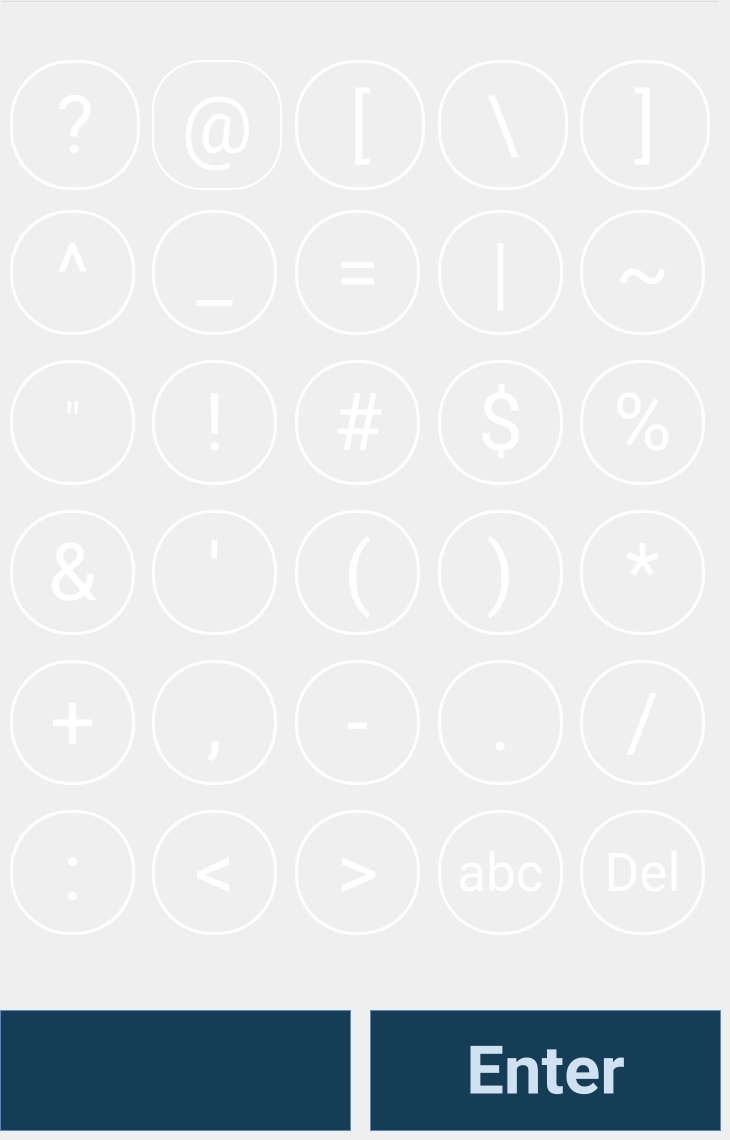
   <widget class="QWidget" name="pageSymbols">
    <property name="font">
     <font>
      <family>Roboto</family>
     </font>
    </property>
    <widget class="QPushButton" name="buttonSymbolsDeleteLastChar">
     <property name="geometry">
      <rect>
       <x>580</x>
       <y>810</y>
       <width>125</width>
       <height>125</height>
      </rect>
     </property>
     <property name="sizePolicy">
      <sizepolicy hsizetype="Fixed" vsizetype="Fixed">
       <horstretch>0</horstretch>
       <verstretch>0</verstretch>
      </sizepolicy>
     </property>
     <property name="font">
      <font>
       <family>Roboto</family>
       <pointsize>40</pointsize>
      </font>
     </property>
     <property name="styleSheet">
      <string notr="true">border: 3px solid rgb(255, 255, 255);
border-radius: 60%;
background-color: rgb(255, 255, 255,0);
color: rgb(255, 255, 255)</string>
     </property>
     <property name="text">
      <string>Del</string>
     </property>
     <property name="iconSize">
      <size>
       <width>16</width>
       <height>16</height>
      </size>
     </property>
    </widget>
    <widget class="QPushButton" name="buttonPeriod">
     <property name="geometry">
      <rect>
       <x>438</x>
       <y>660</y>
       <width>125</width>
       <height>125</height>
      </rect>
     </property>
     <property name="sizePolicy">
      <sizepolicy hsizetype="Fixed" vsizetype="Fixed">
       <horstretch>0</horstretch>
       <verstretch>0</verstretch>
      </sizepolicy>
     </property>
     <property name="font">
      <font>
       <family>Roboto</family>
       <pointsize>60</pointsize>
      </font>
     </property>
     <property name="styleSheet">
      <string notr="true">border: 3px solid rgb(255, 255, 255);
border-radius: 60%;
background-color: rgb(255, 255, 255,0);
color: rgb(255, 255, 255)</string>
     </property>
     <property name="text">
      <string>.</string>
     </property>
     <property name="iconSize">
      <size>
       <width>16</width>
       <height>16</height>
      </size>
     </property>
    </widget>
    <widget class="QPushButton" name="buttonAndSign">
     <property name="geometry">
      <rect>
       <x>10</x>
       <y>510</y>
       <width>125</width>
       <height>125</height>
      </rect>
     </property>
     <property name="sizePolicy">
      <sizepolicy hsizetype="Fixed" vsizetype="Fixed">
       <horstretch>0</horstretch>
       <verstretch>0</verstretch>
      </sizepolicy>
     </property>
     <property name="font">
      <font>
       <family>Roboto</family>
       <pointsize>60</pointsize>
      </font>
     </property>
     <property name="styleSheet">
      <string notr="true">border: 3px solid rgb(255, 255, 255);
border-radius: 60%;
background-color: rgb(255, 255, 255,0);
color: rgb(255, 255, 255)</string>
     </property>
     <property name="text">
      <string>&amp;&amp;</string>
     </property>
     <property name="iconSize">
      <size>
       <width>16</width>
       <height>16</height>
      </size>
     </property>
    </widget>
    <widget class="QPushButton" name="buttonLeftSquareBracket">
     <property name="geometry">
      <rect>
       <x>295</x>
       <y>60</y>
       <width>130</width>
       <height>130</height>
      </rect>
     </property>
     <property name="sizePolicy">
      <sizepolicy hsizetype="Fixed" vsizetype="Fixed">
       <horstretch>0</horstretch>
       <verstretch>0</verstretch>
      </sizepolicy>
     </property>
     <property name="font">
      <font>
       <family>Roboto</family>
       <pointsize>60</pointsize>
      </font>
     </property>
     <property name="styleSheet">
      <string notr="true">border: 3px solid rgb(255, 255, 255);
border-radius: 60%;
background-color: rgb(255, 255, 255,0);
color: rgb(255, 255, 255)</string>
     </property>
     <property name="text">
      <string>[</string>
     </property>
     <property name="iconSize">
      <size>
       <width>16</width>
       <height>16</height>
      </size>
     </property>
    </widget>
    <widget class="QPushButton" name="buttonComma">
     <property name="geometry">
      <rect>
       <x>152</x>
       <y>660</y>
       <width>125</width>
       <height>125</height>
      </rect>
     </property>
     <property name="sizePolicy">
      <sizepolicy hsizetype="Fixed" vsizetype="Fixed">
       <horstretch>0</horstretch>
       <verstretch>0</verstretch>
      </sizepolicy>
     </property>
     <property name="font">
      <font>
       <family>Roboto</family>
       <pointsize>60</pointsize>
      </font>
     </property>
     <property name="styleSheet">
      <string notr="true">border: 3px solid rgb(255, 255, 255);
border-radius: 60%;
background-color: rgb(255, 255, 255,0);
color: rgb(255, 255, 255)</string>
     </property>
     <property name="text">
      <string>,</string>
     </property>
     <property name="iconSize">
      <size>
       <width>16</width>
       <height>16</height>
      </size>
     </property>
    </widget>
    <widget class="QPushButton" name="buttonPipe">
     <property name="geometry">
      <rect>
       <x>438</x>
       <y>210</y>
       <width>125</width>
       <height>125</height>
      </rect>
     </property>
     <property name="sizePolicy">
      <sizepolicy hsizetype="Fixed" vsizetype="Fixed">
       <horstretch>0</horstretch>
       <verstretch>0</verstretch>
      </sizepolicy>
     </property>
     <property name="font">
      <font>
       <family>Roboto</family>
       <pointsize>60</pointsize>
      </font>
     </property>
     <property name="styleSheet">
      <string notr="true">border: 3px solid rgb(255, 255, 255);
border-radius: 60%;
background-color: rgb(255, 255, 255,0);
color: rgb(255, 255, 255)</string>
     </property>
     <property name="text">
      <string>|</string>
     </property>
     <property name="iconSize">
      <size>
       <width>16</width>
       <height>16</height>
      </size>
     </property>
    </widget>
    <widget class="QPushButton" name="buttonAsterix">
     <property name="geometry">
      <rect>
       <x>580</x>
       <y>510</y>
       <width>125</width>
       <height>125</height>
      </rect>
     </property>
     <property name="sizePolicy">
      <sizepolicy hsizetype="Fixed" vsizetype="Fixed">
       <horstretch>0</horstretch>
       <verstretch>0</verstretch>
      </sizepolicy>
     </property>
     <property name="font">
      <font>
       <family>Roboto</family>
       <pointsize>60</pointsize>
      </font>
     </property>
     <property name="styleSheet">
      <string notr="true">border: 3px solid rgb(255, 255, 255);
border-radius: 60%;
background-color: rgb(255, 255, 255,0);
color: rgb(255, 255, 255)</string>
     </property>
     <property name="text">
      <string>*</string>
     </property>
     <property name="iconSize">
      <size>
       <width>16</width>
       <height>16</height>
      </size>
     </property>
    </widget>
    <widget class="QPushButton" name="buttonRightParenBracket">
     <property name="geometry">
      <rect>
       <x>438</x>
       <y>510</y>
       <width>125</width>
       <height>125</height>
      </rect>
     </property>
     <property name="sizePolicy">
      <sizepolicy hsizetype="Fixed" vsizetype="Fixed">
       <horstretch>0</horstretch>
       <verstretch>0</verstretch>
      </sizepolicy>
     </property>
     <property name="font">
      <font>
       <family>Roboto</family>
       <pointsize>60</pointsize>
      </font>
     </property>
     <property name="styleSheet">
      <string notr="true">border: 3px solid rgb(255, 255, 255);
border-radius: 60%;
background-color: rgb(255, 255, 255,0);
color: rgb(255, 255, 255)</string>
     </property>
     <property name="text">
      <string>)</string>
     </property>
     <property name="iconSize">
      <size>
       <width>16</width>
       <height>16</height>
      </size>
     </property>
    </widget>
    <widget class="QPushButton" name="buttonExclamationMark">
     <property name="geometry">
      <rect>
       <x>152</x>
       <y>360</y>
       <width>125</width>
       <height>125</height>
      </rect>
     </property>
     <property name="sizePolicy">
      <sizepolicy hsizetype="Fixed" vsizetype="Fixed">
       <horstretch>0</horstretch>
       <verstretch>0</verstretch>
      </sizepolicy>
     </property>
     <property name="font">
      <font>
       <family>Roboto</family>
       <pointsize>60</pointsize>
      </font>
     </property>
     <property name="styleSheet">
      <string notr="true">border: 3px solid rgb(255, 255, 255);
border-radius: 60%;
background-color: rgb(255, 255, 255,0);
color: rgb(255, 255, 255)</string>
     </property>
     <property name="text">
      <string>!</string>
     </property>
     <property name="iconSize">
      <size>
       <width>16</width>
       <height>16</height>
      </size>
     </property>
    </widget>
    <widget class="QPushButton" name="buttonUnderscore">
     <property name="geometry">
      <rect>
       <x>152</x>
       <y>210</y>
       <width>125</width>
       <height>125</height>
      </rect>
     </property>
     <property name="sizePolicy">
      <sizepolicy hsizetype="Fixed" vsizetype="Fixed">
       <horstretch>0</horstretch>
       <verstretch>0</verstretch>
      </sizepolicy>
     </property>
     <property name="font">
      <font>
       <family>Roboto</family>
       <pointsize>60</pointsize>
      </font>
     </property>
     <property name="styleSheet">
      <string notr="true">border: 3px solid rgb(255, 255, 255);
border-radius: 60%;
background-color: rgb(255, 255, 255,0);
color: rgb(255, 255, 255)</string>
     </property>
     <property name="text">
      <string>_</string>
     </property>
     <property name="iconSize">
      <size>
       <width>16</width>
       <height>16</height>
      </size>
     </property>
    </widget>
    <widget class="QPushButton" name="buttonQuestionMark">
     <property name="geometry">
      <rect>
       <x>10</x>
       <y>60</y>
       <width>130</width>
       <height>130</height>
      </rect>
     </property>
     <property name="sizePolicy">
      <sizepolicy hsizetype="Fixed" vsizetype="Fixed">
       <horstretch>0</horstretch>
       <verstretch>0</verstretch>
      </sizepolicy>
     </property>
     <property name="font">
      <font>
       <family>Roboto</family>
       <pointsize>60</pointsize>
      </font>
     </property>
     <property name="styleSheet">
      <string notr="true">border: 3px solid rgb(255, 255, 255);
border-radius: 60%;
background-color: rgb(255, 255, 255,0);
color: rgb(255, 255, 255)</string>
     </property>
     <property name="text">
      <string>?</string>
     </property>
     <property name="iconSize">
      <size>
       <width>16</width>
       <height>16</height>
      </size>
     </property>
    </widget>
    <widget class="QPushButton" name="buttonApostrophe">
     <property name="geometry">
      <rect>
       <x>152</x>
       <y>510</y>
       <width>125</width>
       <height>125</height>
      </rect>
     </property>
     <property name="sizePolicy">
      <sizepolicy hsizetype="Fixed" vsizetype="Fixed">
       <horstretch>0</horstretch>
       <verstretch>0</verstretch>
      </sizepolicy>
     </property>
     <property name="font">
      <font>
       <family>Roboto</family>
       <pointsize>60</pointsize>
      </font>
     </property>
     <property name="styleSheet">
      <string notr="true">border: 3px solid rgb(255, 255, 255);
border-radius: 60%;
background-color: rgb(255, 255, 255,0);
color: rgb(255, 255, 255)</string>
     </property>
     <property name="text">
      <string>'</string>
     </property>
     <property name="iconSize">
      <size>
       <width>16</width>
       <height>16</height>
      </size>
     </property>
    </widget>
    <widget class="QPushButton" name="buttonTide">
     <property name="geometry">
      <rect>
       <x>580</x>
       <y>210</y>
       <width>125</width>
       <height>125</height>
      </rect>
     </property>
     <property name="sizePolicy">
      <sizepolicy hsizetype="Fixed" vsizetype="Fixed">
       <horstretch>0</horstretch>
       <verstretch>0</verstretch>
      </sizepolicy>
     </property>
     <property name="font">
      <font>
       <family>Roboto</family>
       <pointsize>60</pointsize>
      </font>
     </property>
     <property name="styleSheet">
      <string notr="true">border: 3px solid rgb(255, 255, 255);
border-radius: 60%;
background-color: rgb(255, 255, 255,0);
color: rgb(255, 255, 255)</string>
     </property>
     <property name="text">
      <string>~</string>
     </property>
     <property name="iconSize">
      <size>
       <width>16</width>
       <height>16</height>
      </size>
     </property>
    </widget>
    <widget class="QPushButton" name="buttonColon">
     <property name="geometry">
      <rect>
       <x>10</x>
       <y>810</y>
       <width>125</width>
       <height>125</height>
      </rect>
     </property>
     <property name="sizePolicy">
      <sizepolicy hsizetype="Fixed" vsizetype="Fixed">
       <horstretch>0</horstretch>
       <verstretch>0</verstretch>
      </sizepolicy>
     </property>
     <property name="font">
      <font>
       <family>Roboto</family>
       <pointsize>60</pointsize>
      </font>
     </property>
     <property name="styleSheet">
      <string notr="true">border: 3px solid rgb(255, 255, 255);
border-radius: 60%;
background-color: rgb(255, 255, 255,0);
color: rgb(255, 255, 255)</string>
     </property>
     <property name="text">
      <string>:</string>
     </property>
     <property name="iconSize">
      <size>
       <width>16</width>
       <height>16</height>
      </size>
     </property>
    </widget>
    <widget class="QPushButton" name="buttonEqual">
     <property name="geometry">
      <rect>
       <x>295</x>
       <y>210</y>
       <width>125</width>
       <height>125</height>
      </rect>
     </property>
     <property name="sizePolicy">
      <sizepolicy hsizetype="Fixed" vsizetype="Fixed">
       <horstretch>0</horstretch>
       <verstretch>0</verstretch>
      </sizepolicy>
     </property>
     <property name="font">
      <font>
       <family>Roboto</family>
       <pointsize>60</pointsize>
      </font>
     </property>
     <property name="styleSheet">
      <string notr="true">border: 3px solid rgb(255, 255, 255);
border-radius: 60%;
background-color: rgb(255, 255, 255,0);
color: rgb(255, 255, 255)</string>
     </property>
     <property name="text">
      <string>=</string>
     </property>
     <property name="iconSize">
      <size>
       <width>16</width>
       <height>16</height>
      </size>
     </property>
    </widget>
    <widget class="QPushButton" name="buttonLeftParenBracket">
     <property name="geometry">
      <rect>
       <x>295</x>
       <y>510</y>
       <width>125</width>
       <height>125</height>
      </rect>
     </property>
     <property name="sizePolicy">
      <sizepolicy hsizetype="Fixed" vsizetype="Fixed">
       <horstretch>0</horstretch>
       <verstretch>0</verstretch>
      </sizepolicy>
     </property>
     <property name="font">
      <font>
       <family>Roboto</family>
       <pointsize>60</pointsize>
      </font>
     </property>
     <property name="styleSheet">
      <string notr="true">border: 3px solid rgb(255, 255, 255);
border-radius: 60%;
background-color: rgb(255, 255, 255,0);
color: rgb(255, 255, 255)</string>
     </property>
     <property name="text">
      <string>(</string>
     </property>
     <property name="iconSize">
      <size>
       <width>16</width>
       <height>16</height>
      </size>
     </property>
    </widget>
    <widget class="QPushButton" name="buttonLessThan">
     <property name="geometry">
      <rect>
       <x>152</x>
       <y>810</y>
       <width>125</width>
       <height>125</height>
      </rect>
     </property>
     <property name="sizePolicy">
      <sizepolicy hsizetype="Fixed" vsizetype="Fixed">
       <horstretch>0</horstretch>
       <verstretch>0</verstretch>
      </sizepolicy>
     </property>
     <property name="font">
      <font>
       <family>Roboto</family>
       <pointsize>60</pointsize>
      </font>
     </property>
     <property name="styleSheet">
      <string notr="true">border: 3px solid rgb(255, 255, 255);
border-radius: 60%;
background-color: rgb(255, 255, 255,0);
color: rgb(255, 255, 255)</string>
     </property>
     <property name="text">
      <string>&lt;</string>
     </property>
     <property name="iconSize">
      <size>
       <width>16</width>
       <height>16</height>
      </size>
     </property>
    </widget>
    <widget class="QPushButton" name="buttonDoubleQuote">
     <property name="geometry">
      <rect>
       <x>10</x>
       <y>360</y>
       <width>125</width>
       <height>125</height>
      </rect>
     </property>
     <property name="sizePolicy">
      <sizepolicy hsizetype="Fixed" vsizetype="Fixed">
       <horstretch>0</horstretch>
       <verstretch>0</verstretch>
      </sizepolicy>
     </property>
     <property name="font">
      <font>
       <family>Roboto</family>
       <pointsize>40</pointsize>
      </font>
     </property>
     <property name="styleSheet">
      <string notr="true">border: 3px solid rgb(255, 255, 255);
border-radius: 60%;
background-color: rgb(255, 255, 255,0);
color: rgb(255, 255, 255)</string>
     </property>
     <property name="text">
      <string>&quot;</string>
     </property>
     <property name="iconSize">
      <size>
       <width>16</width>
       <height>16</height>
      </size>
     </property>
    </widget>
    <widget class="QPushButton" name="buttonForwardSlash">
     <property name="geometry">
      <rect>
       <x>580</x>
       <y>660</y>
       <width>125</width>
       <height>125</height>
      </rect>
     </property>
     <property name="sizePolicy">
      <sizepolicy hsizetype="Fixed" vsizetype="Fixed">
       <horstretch>0</horstretch>
       <verstretch>0</verstretch>
      </sizepolicy>
     </property>
     <property name="font">
      <font>
       <family>Roboto</family>
       <pointsize>60</pointsize>
      </font>
     </property>
     <property name="styleSheet">
      <string notr="true">border: 3px solid rgb(255, 255, 255);
border-radius: 60%;
background-color: rgb(255, 255, 255,0);
color: rgb(255, 255, 255)</string>
     </property>
     <property name="text">
      <string>/</string>
     </property>
     <property name="iconSize">
      <size>
       <width>16</width>
       <height>16</height>
      </size>
     </property>
    </widget>
    <widget class="QPushButton" name="buttonGreaterThan">
     <property name="geometry">
      <rect>
       <x>295</x>
       <y>810</y>
       <width>125</width>
       <height>125</height>
      </rect>
     </property>
     <property name="sizePolicy">
      <sizepolicy hsizetype="Fixed" vsizetype="Fixed">
       <horstretch>0</horstretch>
       <verstretch>0</verstretch>
      </sizepolicy>
     </property>
     <property name="font">
      <font>
       <family>Roboto</family>
       <pointsize>60</pointsize>
      </font>
     </property>
     <property name="styleSheet">
      <string notr="true">border: 3px solid rgb(255, 255, 255);
border-radius: 60%;
background-color: rgb(255, 255, 255,0);
color: rgb(255, 255, 255)</string>
     </property>
     <property name="text">
      <string>&gt;</string>
     </property>
     <property name="iconSize">
      <size>
       <width>16</width>
       <height>16</height>
      </size>
     </property>
    </widget>
    <widget class="QPushButton" name="buttonHyphen">
     <property name="geometry">
      <rect>
       <x>295</x>
       <y>660</y>
       <width>125</width>
       <height>125</height>
      </rect>
     </property>
     <property name="sizePolicy">
      <sizepolicy hsizetype="Fixed" vsizetype="Fixed">
       <horstretch>0</horstretch>
       <verstretch>0</verstretch>
      </sizepolicy>
     </property>
     <property name="font">
      <font>
       <family>Roboto</family>
       <pointsize>60</pointsize>
      </font>
     </property>
     <property name="styleSheet">
      <string notr="true">border: 3px solid rgb(255, 255, 255);
border-radius: 60%;
background-color: rgb(255, 255, 255,0);
color: rgb(255, 255, 255)</string>
     </property>
     <property name="text">
      <string>-</string>
     </property>
     <property name="iconSize">
      <size>
       <width>16</width>
       <height>16</height>
      </size>
     </property>
    </widget>
    <widget class="QPushButton" name="buttonRightSquareBracket">
     <property name="geometry">
      <rect>
       <x>580</x>
       <y>60</y>
       <width>130</width>
       <height>130</height>
      </rect>
     </property>
     <property name="sizePolicy">
      <sizepolicy hsizetype="Fixed" vsizetype="Fixed">
       <horstretch>0</horstretch>
       <verstretch>0</verstretch>
      </sizepolicy>
     </property>
     <property name="font">
      <font>
       <family>Roboto</family>
       <pointsize>60</pointsize>
      </font>
     </property>
     <property name="styleSheet">
      <string notr="true">border: 3px solid rgb(255, 255, 255);
border-radius: 60%;
background-color: rgb(255, 255, 255,0);
color: rgb(255, 255, 255)</string>
     </property>
     <property name="text">
      <string>]</string>
     </property>
     <property name="iconSize">
      <size>
       <width>16</width>
       <height>16</height>
      </size>
     </property>
    </widget>
    <widget class="QPushButton" name="buttonCaret">
     <property name="geometry">
      <rect>
       <x>10</x>
       <y>210</y>
       <width>125</width>
       <height>125</height>
      </rect>
     </property>
     <property name="sizePolicy">
      <sizepolicy hsizetype="Fixed" vsizetype="Fixed">
       <horstretch>0</horstretch>
       <verstretch>0</verstretch>
      </sizepolicy>
     </property>
     <property name="font">
      <font>
       <family>Roboto</family>
       <pointsize>60</pointsize>
      </font>
     </property>
     <property name="styleSheet">
      <string notr="true">border: 3px solid rgb(255, 255, 255);
border-radius: 60%;
background-color: rgb(255, 255, 255,0);
color: rgb(255, 255, 255)</string>
     </property>
     <property name="text">
      <string>^</string>
     </property>
     <property name="iconSize">
      <size>
       <width>16</width>
       <height>16</height>
      </size>
     </property>
    </widget>
    <widget class="QPushButton" name="buttonPlus">
     <property name="geometry">
      <rect>
       <x>10</x>
       <y>660</y>
       <width>125</width>
       <height>125</height>
      </rect>
     </property>
     <property name="sizePolicy">
      <sizepolicy hsizetype="Fixed" vsizetype="Fixed">
       <horstretch>0</horstretch>
       <verstretch>0</verstretch>
      </sizepolicy>
     </property>
     <property name="font">
      <font>
       <family>Roboto</family>
       <pointsize>60</pointsize>
      </font>
     </property>
     <property name="styleSheet">
      <string notr="true">border: 3px solid rgb(255, 255, 255);
border-radius: 60%;
background-color: rgb(255, 255, 255,0);
color: rgb(255, 255, 255)</string>
     </property>
     <property name="text">
      <string>+</string>
     </property>
     <property name="iconSize">
      <size>
       <width>16</width>
       <height>16</height>
      </size>
     </property>
    </widget>
    <widget class="QPushButton" name="buttonAtSign">
     <property name="geometry">
      <rect>
       <x>152</x>
       <y>60</y>
       <width>130</width>
       <height>130</height>
      </rect>
     </property>
     <property name="sizePolicy">
      <sizepolicy hsizetype="Fixed" vsizetype="Fixed">
       <horstretch>0</horstretch>
       <verstretch>0</verstretch>
      </sizepolicy>
     </property>
     <property name="font">
      <font>
       <family>Roboto</family>
       <pointsize>60</pointsize>
      </font>
     </property>
     <property name="styleSheet">
      <string notr="true">border: 2px solid rgb(255, 255, 255);
border-radius: 50%;
background-color: rgb(255, 255, 255,0);
color: rgb(255, 255, 255)</string>
     </property>
     <property name="text">
      <string>@</string>
     </property>
     <property name="iconSize">
      <size>
       <width>16</width>
       <height>16</height>
      </size>
     </property>
    </widget>
    <widget class="QPushButton" name="buttonPercentageSign">
     <property name="geometry">
      <rect>
       <x>580</x>
       <y>360</y>
       <width>125</width>
       <height>125</height>
      </rect>
     </property>
     <property name="sizePolicy">
      <sizepolicy hsizetype="Fixed" vsizetype="Fixed">
       <horstretch>0</horstretch>
       <verstretch>0</verstretch>
      </sizepolicy>
     </property>
     <property name="font">
      <font>
       <family>Roboto</family>
       <pointsize>60</pointsize>
      </font>
     </property>
     <property name="styleSheet">
      <string notr="true">border: 3px solid rgb(255, 255, 255);
border-radius: 60%;
background-color: rgb(255, 255, 255,0);
color: rgb(255, 255, 255)</string>
     </property>
     <property name="text">
      <string>%</string>
     </property>
     <property name="iconSize">
      <size>
       <width>16</width>
       <height>16</height>
      </size>
     </property>
    </widget>
    <widget class="QPushButton" name="buttonBackSlash">
     <property name="geometry">
      <rect>
       <x>438</x>
       <y>60</y>
       <width>130</width>
       <height>130</height>
      </rect>
     </property>
     <property name="sizePolicy">
      <sizepolicy hsizetype="Fixed" vsizetype="Fixed">
       <horstretch>0</horstretch>
       <verstretch>0</verstretch>
      </sizepolicy>
     </property>
     <property name="font">
      <font>
       <family>Roboto</family>
       <pointsize>60</pointsize>
      </font>
     </property>
     <property name="styleSheet">
      <string notr="true">border: 3px solid rgb(255, 255, 255);
border-radius: 60%;
background-color: rgb(255, 255, 255,0);
color: rgb(255, 255, 255)</string>
     </property>
     <property name="text">
      <string>\</string>
     </property>
     <property name="iconSize">
      <size>
       <width>16</width>
       <height>16</height>
      </size>
     </property>
    </widget>
    <widget class="QPushButton" name="buttonAlpha">
     <property name="geometry">
      <rect>
       <x>438</x>
       <y>810</y>
       <width>125</width>
       <height>125</height>
      </rect>
     </property>
     <property name="sizePolicy">
      <sizepolicy hsizetype="Fixed" vsizetype="Fixed">
       <horstretch>0</horstretch>
       <verstretch>0</verstretch>
      </sizepolicy>
     </property>
     <property name="font">
      <font>
       <family>Roboto</family>
       <pointsize>40</pointsize>
      </font>
     </property>
     <property name="styleSheet">
      <string notr="true">border: 3px solid rgb(255, 255, 255);
border-radius: 60%;
background-color: rgb(255, 255, 255,0);
color: rgb(255, 255, 255)</string>
     </property>
     <property name="text">
      <string>abc</string>
     </property>
     <property name="iconSize">
      <size>
       <width>16</width>
       <height>16</height>
      </size>
     </property>
    </widget>
    <widget class="QPushButton" name="buttonDollarSign">
     <property name="geometry">
      <rect>
       <x>438</x>
       <y>360</y>
       <width>125</width>
       <height>125</height>
      </rect>
     </property>
     <property name="sizePolicy">
      <sizepolicy hsizetype="Fixed" vsizetype="Fixed">
       <horstretch>0</horstretch>
       <verstretch>0</verstretch>
      </sizepolicy>
     </property>
     <property name="font">
      <font>
       <family>Roboto</family>
       <pointsize>60</pointsize>
      </font>
     </property>
     <property name="styleSheet">
      <string notr="true">border: 3px solid rgb(255, 255, 255);
border-radius: 60%;
background-color: rgb(255, 255, 255,0);
color: rgb(255, 255, 255)</string>
     </property>
     <property name="text">
      <string>$</string>
     </property>
     <property name="iconSize">
      <size>
       <width>16</width>
       <height>16</height>
      </size>
     </property>
    </widget>
    <widget class="QPushButton" name="buttonHash">
     <property name="geometry">
      <rect>
       <x>295</x>
       <y>360</y>
       <width>125</width>
       <height>125</height>
      </rect>
     </property>
     <property name="sizePolicy">
      <sizepolicy hsizetype="Fixed" vsizetype="Fixed">
       <horstretch>0</horstretch>
       <verstretch>0</verstretch>
      </sizepolicy>
     </property>
     <property name="font">
      <font>
       <family>Roboto</family>
       <pointsize>60</pointsize>
      </font>
     </property>
     <property name="styleSheet">
      <string notr="true">border: 3px solid rgb(255, 255, 255);
border-radius: 60%;
background-color: rgb(255, 255, 255,0);
color: rgb(255, 255, 255)</string>
     </property>
     <property name="text">
      <string>#</string>
     </property>
     <property name="iconSize">
      <size>
       <width>16</width>
       <height>16</height>
      </size>
     </property>
    </widget>
    <widget class="QLineEdit" name="aLineEditSymbolsValueEntered">
     <property name="geometry">
      <rect>
       <x>0</x>
       <y>0</y>
       <width>720</width>
       <height>50</height>
      </rect>
     </property>
     <property name="font">
      <font>
       <family>Roboto</family>
       <pointsize>30</pointsize>
      </font>
     </property>
     <property name="styleSheet">
      <string notr="true">background-color: rgb(255, 255, 255,0);
color: rgb(255, 255, 255);</string>
     </property>
     <property name="alignment">
      <set>Qt::AlignCenter</set>
     </property>
    </widget>
    <widget class="QPushButton" name="buttonSymbolsBack">
     <property name="geometry">
      <rect>
       <x>0</x>
       <y>1010</y>
       <width>351</width>
       <height>121</height>
      </rect>
     </property>
     <property name="font">
      <font>
       <family>Roboto</family>
       <pointsize>14</pointsize>
       <weight>75</weight>
       <bold>true</bold>
      </font>
     </property>
     <property name="styleSheet">
      <string notr="true">border: 1px solid rgb(87, 138, 198);
border-radius: 70%;
background-color: rgb(22,61,86);
color: rgb(208,225,241)</string>
     </property>
     <property name="text">
      <string/>
     </property>
     <property name="icon">
      <iconset resource="resources.qrc">
       <normaloff>:/Images/XatekUI_BackArrow.png</normaloff>:/Images/XatekUI_BackArrow.png</iconset>
     </property>
     <property name="iconSize">
      <size>
       <width>73</width>
       <height>62</height>
      </size>
     </property>
    </widget>
    <widget class="QPushButton" name="buttonSymbolsEnter">
     <property name="geometry">
      <rect>
       <x>370</x>
       <y>1010</y>
       <width>351</width>
       <height>121</height>
      </rect>
     </property>
     <property name="font">
      <font>
       <family>Roboto</family>
       <pointsize>50</pointsize>
       <weight>75</weight>
       <bold>true</bold>
      </font>
     </property>
     <property name="styleSheet">
      <string notr="true">border: 1px solid rgb(87, 138, 198);
border-radius: 70%;
background-color: rgb(22,61,86);
color: rgb(208,225,241)</string>
     </property>
     <property name="text">
      <string>Enter</string>
     </property>
     <property name="iconSize">
      <size>
       <width>170</width>
       <height>86</height>
      </size>
     </property>
    </widget>
   </widget>
